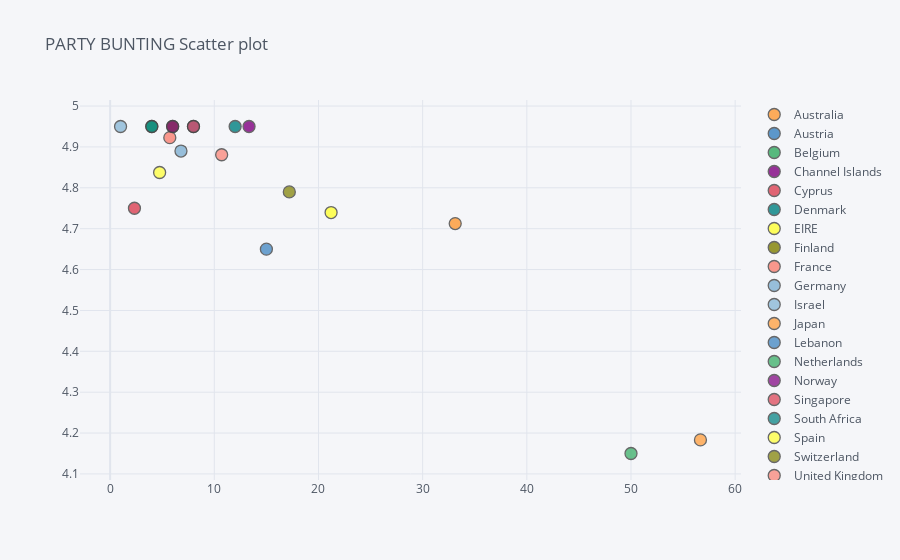

This figure's notebook cell:
### Code cell
item.iplot(x="Quantity", 
           y="UnitPrice", 
           categories="Country", 
           title="PARTY BUNTING Scatter plot")

"""import plotly.express as px
fig = px.scatter(item, x="Quantity", y="UnitPrice", color=item.index)
fig.show()"""

#Este gráfico no es correcto y soy incapaz de encontrar el error en la lógica.

### Figure 1 — Plotly figure (JSON) as saved in the notebook; plotly's stock layout.template omitted (floating-point values rounded to 4 significant figures)
{"data": [{"marker": {"color": "rgba(255, 153, 51, 1.0)", "line": {"width": 1.3}, "opacity": 0.8, "size": 12, "symbol": "circle"}, "mode": "markers", "name": "Australia", "textfont": {"color": "#4D5663"}, "type": "scatter", "x": [33.12], "y": [4.713]}, {"marker": {"color": "rgba(55, 128, 191, 1.0)", "line": {"width": 1.3}, "opacity": 0.8, "size": 12, "symbol": "circle"}, "mode": "markers", "name": "Austria", "textfont": {"color": "#4D5663"}, "type": "scatter", "x": [8], "y": [4.95]}, {"marker": {"color": "rgba(50, 171, 96, 1.0)", "line": {"width": 1.3}, "opacity": 0.8, "size": 12, "symbol": "circle"}, "mode": "markers", "name": "Belgium", "textfont": {"color": "#4D5663"}, "type": "scatter", "x": [4], "y": [4.95]}, {"marker": {"color": "rgba(128, 0, 128, 1.0)", "line": {"width": 1.3}, "opacity": 0.8, "size": 12, "symbol": "circle"}, "mode": "markers", "name": "Channel Islands", "textfont": {"color": "#4D5663"}, "type": "scatter", "x": [13.33], "y": [4.95]}, {"marker": {"color": "rgba(219, 64, 82, 1.0)", "line": {"width": 1.3}, "opacity": 0.8, "size": 12, "symbol": "circle"}, "mode": "markers", "name": "Cyprus", "textfont": {"color": "#4D5663"}, "type": "scatter", "x": [2.333], "y": [4.75]}, {"marker": {"color": "rgba(0, 128, 128, 1.0)", "line": {"width": 1.3}, "opacity": 0.8, "size": 12, "symbol": "circle"}, "mode": "markers", "name": "Denmark", "textfont": {"color": "#4D5663"}, "type": "scatter", "x": [12], "y": [4.95]}, {"marker": {"color": "rgba(255, 255, 51, 1.0)", "line": {"width": 1.3}, "opacity": 0.8, "size": 12, "symbol": "circle"}, "mode": "markers", "name": "EIRE", "textfont": {"color": "#4D5663"}, "type": "scatter", "x": [21.21], "y": [4.739]}, {"marker": {"color": "rgba(128, 128, 0, 1.0)", "line": {"width": 1.3}, "opacity": 0.8, "size": 12, "symbol": "circle"}, "mode": "markers", "name": "Finland", "textfont": {"color": "#4D5663"}, "type": "scatter", "x": [6], "y": [4.95]}, {"marker": {"color": "rgba(251, 128, 114, 1.0)", "line": {"width": 1.3}, "opacity": 0.8, "size": 12, "symbol": "circle"}, "mode": "markers", "name": "France", "textfont": {"color": "#4D5663"}, "type": "scatter", "x": [5.727], "y": [4.923]}, {"marker": {"color": "rgba(128, 177, 211, 1.0)", "line": {"width": 1.3}, "opacity": 0.8, "size": 12, "symbol": "circle"}, "mode": "markers", "name": "Germany", "textfont": {"color": "#4D5663"}, "type": "scatter", "x": [6.8], "y": [4.89]}, {"marker": {"color": "rgba(128, 177, 211, 0.8999999999999999)", "line": {"width": 1.3}, "opacity": 0.8, "size": 12, "symbol": "circle"}, "mode": "markers", "name": "Israel", "textfont": {"color": "#4D5663"}, "type": "scatter", "x": [1], "y": [4.95]}, {"marker": {"color": "rgba(255, 153, 51, 0.8999999999999999)", "line": {"width": 1.3}, "opacity": 0.8, "size": 12, "symbol": "circle"}, "mode": "markers", "name": "Japan", "textfont": {"color": "#4D5663"}, "type": "scatter", "x": [56.67], "y": [4.183]}, {"marker": {"color": "rgba(55, 128, 191, 0.8999999999999999)", "line": {"width": 1.3}, "opacity": 0.8, "size": 12, "symbol": "circle"}, "mode": "markers", "name": "Lebanon", "textfont": {"color": "#4D5663"}, "type": "scatter", "x": [15], "y": [4.65]}, {"marker": {"color": "rgba(50, 171, 96, 0.8999999999999999)", "line": {"width": 1.3}, "opacity": 0.8, "size": 12, "symbol": "circle"}, "mode": "markers", "name": "Netherlands", "textfont": {"color": "#4D5663"}, "type": "scatter", "x": [50], "y": [4.15]}, {"marker": {"color": "rgba(128, 0, 128, 0.8999999999999999)", "line": {"width": 1.3}, "opacity": 0.8, "size": 12, "symbol": "circle"}, "mode": "markers", "name": "Norway", "textfont": {"color": "#4D5663"}, "type": "scatter", "x": [6], "y": [4.95]}, {"marker": {"color": "rgba(219, 64, 82, 0.8999999999999999)", "line": {"width": 1.3}, "opacity": 0.8, "size": 12, "symbol": "circle"}, "mode": "markers", "name": "Singapore", "textfont": {"color": "#4D5663"}, "type": "scatter", "x": [8], "y": [4.95]}, {"marker": {"color": "rgba(0, 128, 128, 0.8999999999999999)", "line": {"width": 1.3}, "opacity": 0.8, "size": 12, "symbol": "circle"}, "mode": "markers", "name": "South Africa", "textfont": {"color": "#4D5663"}, "type": "scatter", "x": [4], "y": [4.95]}, {"marker": {"color": "rgba(255, 255, 51, 0.8999999999999999)", "line": {"width": 1.3}, "opacity": 0.8, "size": 12, "symbol": "circle"}, "mode": "markers", "name": "Spain", "textfont": {"color": "#4D5663"}, "type": "scatter", "x": [4.75], "y": [4.838]}, {"marker": {"color": "rgba(128, 128, 0, 0.8999999999999999)", "line": {"width": 1.3}, "opacity": 0.8, "size": 12, "symbol": "circle"}, "mode": "markers", "name": "Switzerland", "textfont": {"color": "#4D5663"}, "type": "scatter", "x": [17.2], "y": [4.79]}, {"marker": {"color": "rgba(251, 128, 114, 0.8999999999999999)", "line": {"width": 1.3}, "opacity": 0.8, "size": 12, "symbol": "circle"}, "mode": "markers", "name": "United Kingdom", "textfont": {"color": "#4D5663"}, "type": "scatter", "x": [10.71], "y": [4.881]}], "layout": {"legend": {"bgcolor": "#F5F6F9", "font": {"color": "#4D5663"}}, "paper_bgcolor": "#F5F6F9", "plot_bgcolor": "#F5F6F9", "title": {"font": {"color": "#4D5663"}, "text": "PARTY BUNTING Scatter plot"}, "xaxis": {"gridcolor": "#E1E5ED", "showgrid": true, "tickfont": {"color": "#4D5663"}, "title": {"font": {"color": "#4D5663"}, "text": ""}, "zerolinecolor": "#E1E5ED"}, "yaxis": {"gridcolor": "#E1E5ED", "showgrid": true, "tickfont": {"color": "#4D5663"}, "title": {"font": {"color": "#4D5663"}, "text": ""}, "zerolinecolor": "#E1E5ED"}}}
